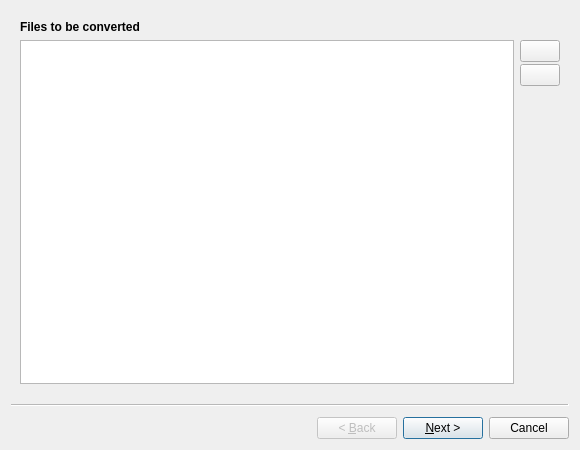
<?xml version="1.0" encoding="UTF-8"?>
<ui version="4.0">
 <class>AddTaskWizard</class>
 <widget class="QWizard" name="AddTaskWizard">
  <property name="geometry">
   <rect>
    <x>0</x>
    <y>0</y>
    <width>580</width>
    <height>450</height>
   </rect>
  </property>
  <property name="focusPolicy">
   <enum>Qt::ClickFocus</enum>
  </property>
  <property name="acceptDrops">
   <bool>true</bool>
  </property>
  <property name="windowTitle">
   <string>Add Tasks</string>
  </property>
  <property name="windowIcon">
   <iconset resource="../images.qrc">
    <normaloff>:/app/icons/mystiq_128x128.png</normaloff>:/app/icons/mystiq_128x128.png</iconset>
  </property>
  <property name="autoFillBackground">
   <bool>false</bool>
  </property>
  <property name="sizeGripEnabled">
   <bool>false</bool>
  </property>
  <property name="modal">
   <bool>false</bool>
  </property>
  <property name="wizardStyle">
   <enum>QWizard::ClassicStyle</enum>
  </property>
  <property name="options">
   <set>QWizard::NoDefaultButton</set>
  </property>
  <property name="titleFormat">
   <enum>Qt::PlainText</enum>
  </property>
  <property name="subTitleFormat">
   <enum>Qt::PlainText</enum>
  </property>
  <widget class="QWizardPage" name="wizardPageSelectFiles">
   <layout class="QGridLayout" name="gridLayout_2">
    <item row="0" column="0">
     <widget class="QLabel" name="lblSelectFiles">
      <property name="font">
       <font>
        <weight>75</weight>
        <bold>true</bold>
       </font>
      </property>
      <property name="text">
       <string>Files to be converted</string>
      </property>
     </widget>
    </item>
    <item row="1" column="1">
     <layout class="QVBoxLayout" name="verticalLayout">
      <property name="spacing">
       <number>2</number>
      </property>
      <item>
       <widget class="QPushButton" name="btnAdd">
        <property name="focusPolicy">
         <enum>Qt::NoFocus</enum>
        </property>
        <property name="toolTip">
         <string>Add files.</string>
        </property>
        <property name="text">
         <string/>
        </property>
        <property name="icon">
         <iconset resource="../images.qrc">
          <normaloff>:/actions/icons/add.svg</normaloff>:/actions/icons/add.svg</iconset>
        </property>
        <property name="iconSize">
         <size>
          <width>16</width>
          <height>16</height>
         </size>
        </property>
       </widget>
      </item>
      <item>
       <widget class="QPushButton" name="btnRemove">
        <property name="focusPolicy">
         <enum>Qt::NoFocus</enum>
        </property>
        <property name="toolTip">
         <string>Remove selected files.</string>
        </property>
        <property name="text">
         <string/>
        </property>
        <property name="icon">
         <iconset resource="../images.qrc">
          <normaloff>:/actions/icons/remove.svg</normaloff>:/actions/icons/remove.svg</iconset>
        </property>
       </widget>
      </item>
      <item>
       <spacer name="verticalSpacer">
        <property name="orientation">
         <enum>Qt::Vertical</enum>
        </property>
        <property name="sizeHint" stdset="0">
         <size>
          <width>20</width>
          <height>40</height>
         </size>
        </property>
       </spacer>
      </item>
     </layout>
    </item>
    <item row="1" column="0">
     <layout class="QVBoxLayout" name="verticalLayout_6">
      <property name="spacing">
       <number>2</number>
      </property>
      <item>
       <widget class="QListWidget" name="lstFiles">
        <property name="alternatingRowColors">
         <bool>true</bool>
        </property>
        <property name="selectionMode">
         <enum>QAbstractItemView::ExtendedSelection</enum>
        </property>
       </widget>
      </item>
     </layout>
    </item>
   </layout>
  </widget>
  <widget class="QWizardPage" name="wizardPage2">
   <layout class="QVBoxLayout" name="verticalLayout_4">
    <item>
     <widget class="QGroupBox" name="groupConvert">
      <layout class="QVBoxLayout" name="verticalLayout_3">
       <item>
        <widget class="QLabel" name="label">
         <property name="font">
          <font>
           <weight>75</weight>
           <bold>true</bold>
          </font>
         </property>
         <property name="text">
          <string>Output Settings</string>
         </property>
        </widget>
       </item>
       <item>
        <layout class="QGridLayout" name="gridLayout">
         <item row="0" column="0">
          <widget class="QLabel" name="lblExtension">
           <property name="text">
            <string>Convert to</string>
           </property>
          </widget>
         </item>
         <item row="1" column="0">
          <widget class="QLabel" name="lblPreset">
           <property name="text">
            <string>Preset</string>
           </property>
          </widget>
         </item>
         <item row="2" column="1">
          <widget class="QCheckBox" name="chkAutoAdjustBitrate">
           <property name="toolTip">
            <string>Auto adjust output bitrate to reduce output file size.</string>
           </property>
           <property name="text">
            <string>Auto Adjust Audio Bitrate</string>
           </property>
          </widget>
         </item>
         <item row="1" column="1">
          <widget class="QComboBox" name="cbPreset">
           <property name="sizePolicy">
            <sizepolicy hsizetype="Expanding" vsizetype="Fixed">
             <horstretch>0</horstretch>
             <verstretch>0</verstretch>
            </sizepolicy>
           </property>
          </widget>
         </item>
         <item row="0" column="1">
          <widget class="QComboBox" name="cbExtension">
           <property name="sizePolicy">
            <sizepolicy hsizetype="Expanding" vsizetype="Fixed">
             <horstretch>0</horstretch>
             <verstretch>0</verstretch>
            </sizepolicy>
           </property>
          </widget>
         </item>
         <item row="1" column="2">
          <widget class="QPushButton" name="btnEditPreset">
           <property name="sizePolicy">
            <sizepolicy hsizetype="Minimum" vsizetype="Fixed">
             <horstretch>0</horstretch>
             <verstretch>0</verstretch>
            </sizepolicy>
           </property>
           <property name="text">
            <string>Edit</string>
           </property>
           <property name="icon">
            <iconset resource="../images.qrc">
             <normaloff>:/actions/icons/settings.svg</normaloff>:/actions/icons/settings.svg</iconset>
           </property>
          </widget>
         </item>
        </layout>
       </item>
      </layout>
     </widget>
    </item>
    <item>
     <widget class="QGroupBox" name="groupOutputPath">
      <property name="title">
       <string>Output Path</string>
      </property>
      <layout class="QVBoxLayout" name="verticalLayout_5">
       <item>
        <widget class="QRadioButton" name="rbSelectFolder">
         <property name="text">
          <string>Select &amp;folder</string>
         </property>
        </widget>
       </item>
       <item>
        <layout class="QHBoxLayout" name="horizontalLayout_2">
         <item>
          <spacer name="horizontalSpacer">
           <property name="orientation">
            <enum>Qt::Horizontal</enum>
           </property>
           <property name="sizeType">
            <enum>QSizePolicy::Minimum</enum>
           </property>
           <property name="sizeHint" stdset="0">
            <size>
             <width>40</width>
             <height>20</height>
            </size>
           </property>
          </spacer>
         </item>
         <item>
          <widget class="QComboBox" name="cbOutputPath">
           <property name="sizePolicy">
            <sizepolicy hsizetype="Expanding" vsizetype="Fixed">
             <horstretch>0</horstretch>
             <verstretch>0</verstretch>
            </sizepolicy>
           </property>
          </widget>
         </item>
         <item>
          <widget class="QPushButton" name="btnBrowseOutputPath">
           <property name="text">
            <string>Browse</string>
           </property>
           <property name="icon">
            <iconset resource="../images.qrc">
             <normaloff>:/actions/icons/search.svg</normaloff>:/actions/icons/search.svg</iconset>
           </property>
          </widget>
         </item>
        </layout>
       </item>
       <item>
        <widget class="QRadioButton" name="rbNewFolder">
         <property name="text">
          <string extracomment="Create a new folder (e.g. mystiq_output) in the folder containing the input files. Put the output files in the newly created folder.">Create &amp;new folder in source folder</string>
         </property>
        </widget>
       </item>
       <item>
        <layout class="QHBoxLayout" name="horizontalLayout_3">
         <item>
          <spacer name="horizontalSpacer_2">
           <property name="orientation">
            <enum>Qt::Horizontal</enum>
           </property>
           <property name="sizeType">
            <enum>QSizePolicy::Minimum</enum>
           </property>
           <property name="sizeHint" stdset="0">
            <size>
             <width>40</width>
             <height>20</height>
            </size>
           </property>
          </spacer>
         </item>
         <item>
          <widget class="QLabel" name="label_2">
           <property name="text">
            <string>Folder Name</string>
           </property>
          </widget>
         </item>
         <item>
          <widget class="QLineEdit" name="txtNewFolderName">
           <property name="autoFillBackground">
            <bool>false</bool>
           </property>
          </widget>
         </item>
         <item>
          <spacer name="horizontalSpacer_3">
           <property name="orientation">
            <enum>Qt::Horizontal</enum>
           </property>
           <property name="sizeType">
            <enum>QSizePolicy::Minimum</enum>
           </property>
           <property name="sizeHint" stdset="0">
            <size>
             <width>40</width>
             <height>20</height>
            </size>
           </property>
          </spacer>
         </item>
        </layout>
       </item>
       <item>
        <widget class="QRadioButton" name="rbSourceFolder">
         <property name="text">
          <string extracomment="put the output files in the same folder as the input files">Output to &amp;source folder</string>
         </property>
        </widget>
       </item>
      </layout>
     </widget>
    </item>
   </layout>
  </widget>
 </widget>
 <tabstops>
  <tabstop>cbExtension</tabstop>
  <tabstop>cbPreset</tabstop>
  <tabstop>btnEditPreset</tabstop>
  <tabstop>chkAutoAdjustBitrate</tabstop>
  <tabstop>lstFiles</tabstop>
 </tabstops>
 <resources>
  <include location="../images.qrc"/>
 </resources>
 <connections/>
</ui>
